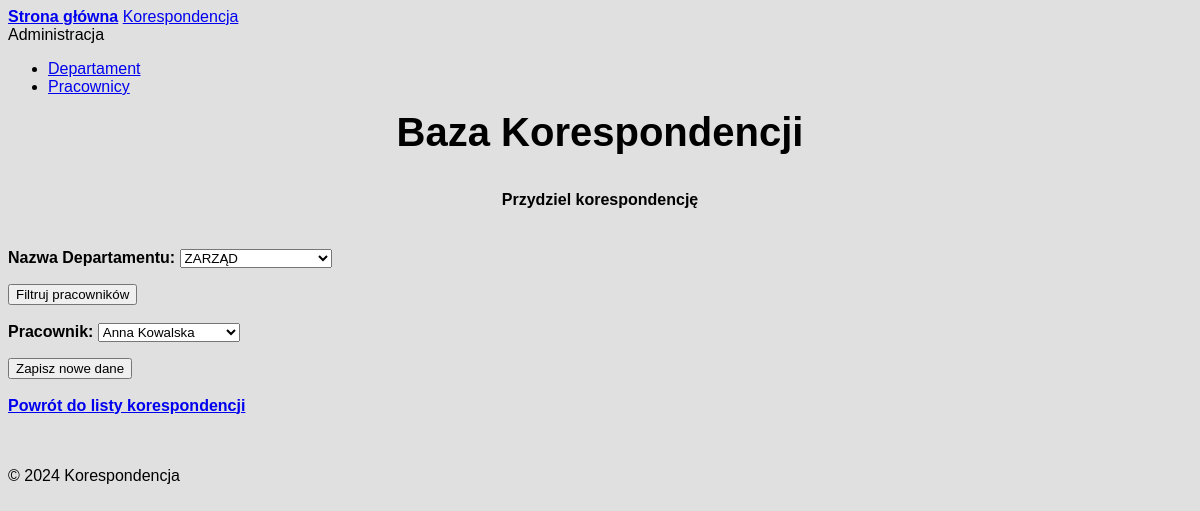
Before: /cor_update_record/1 with the older database file.
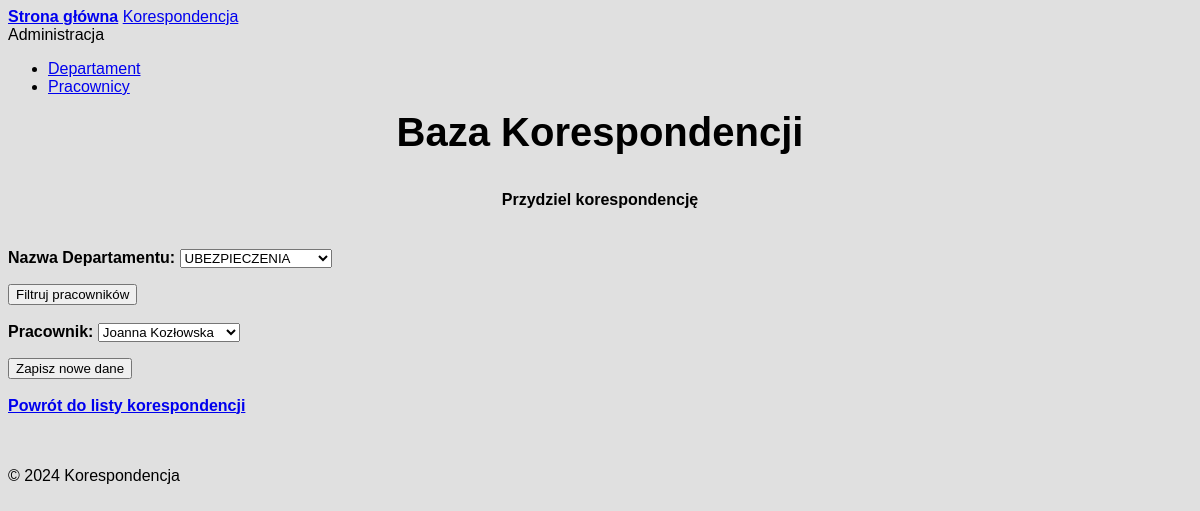
After: the same page with the newer database file.
### models.py (models this page shows, shortened)
class Correspondence(db.Model):
    __tablename__ = 'correspondence'
    corID = db.Column(db.Integer, primary_key=True)
    corSubject = db.Column(db.String(100), nullable=False, unique=False)
    corContent = db.Column(db.String(255), nullable=False, unique=False)
    corDate = db.Column(db.Date, nullable=False)
    corType = db.Column(db.Integer, nullable=False)
    corSenderName = db.Column(db.String(100), nullable=False)
    corSenderAddress = db.Column(db.String(255), nullable=False)
    corRecipientName = db.Column(db.String(100), nullable=False)
    corRecipientAddress = db.Column(db.String(255), nullable=False)
    depID = db.Column(db.Integer, db.ForeignKey("departament.depID"), nullable=True)
    empID = db.Column(db.Integer, db.ForeignKey("employee.empID"), nullable=True)
    attachments = db.relationship("Attachment", backref="correspondence", lazy=True)
    corStatus = db.Column(db.String(50), nullable=True)
    corDeadline = db.Column(db.Date, nullable=True)
    corComplited = db.Column(db.Date, nullable=True)

class Employee(db.Model):
    __tablename__ = 'employee'
    empID = db.Column(db.Integer, primary_key=True)
    empName = db.Column(db.String(100), nullable=False, unique=True)
    empEmail = db.Column(db.String(100), nullable=False, unique=True)
    empIsManager = db.Column(db.Boolean, default=False)
    depID = db.Column(db.Integer, db.ForeignKey('departament.depID'), nullable=False)
    correspondences = db.relationship('Correspondence', backref='employee', lazy=True)

### app.py (the view)
@app.route('/cor_update_record/<int:corID>', methods=['GET', 'POST'])
def cor_update_record(corID):
    record = Correspondence.query.get_or_404(corID)
    departaments = Departament.query.all()
    selected_depID = request.args.get('depID', record.depID)  # Jeśli GET, to z URL, jeśli POST to z formularza
    employees = Employee.query.filter_by(depID=selected_depID).all() if selected_depID else []
    if request.method == 'POST':
        if 'save' in request.form:
            record.depID = request.form.get('depID')
            record.empID = request.form.get('empID')
            db.session.commit()
            return redirect(url_for('cor_records'))
    return render_template(
        'cor_update_record.html',
        record=record,
        departaments=departaments,
        employees=employees,
        selected_depID=selected_depID
    )

### templates/cor_update_record.html (shortened to what this page needs)
{% extends 'base.html' %}
{% block content %}
<div class="container" align-items: center xmlns:align-items="http://www.w3.org/1999/xhtml"
     xmlns:text-align="http://www.w3.org/1999/xhtml">
    <div class="columns">
        <div class="column col-4">
            <br>
                <div class="bg-dark">
                    <span class="text-light">
                        <h4>Przydziel korespondencję</h4>
                    </span>
                </div>
        </div>
    </div>
    <div class="columns">
        <div class="column col-2">
            <div class="column col-12">
                <div class="text-center">
                    <form class="form-horizontal" method="GET" action="{{ url_for('cor_update_record', corID=record.corID) }}">
                        <b><label for="depID">Nazwa Departamentu:</label></b>
                        <select id="depID" name="depID" required>
                            {% for departament in departaments %}
                                <option value="{{ departament.depID }}"
                                    {% if departament.depID == selected_depID %} selected {% endif %}>
                                    {{ departament.depName }}
                                </option>
                            {% endfor %}
                        </select>
                        <button class="btn btn-grey" type="submit" name="filter" value="1">Filtruj pracowników</button>
                    </form>
                </div>
                    <br>
                </div>
            </div>
        <div class="column col-2">
                <div class="column col-10">
                    <div class="text-center">
                        <form class="form-horizontal" method="POST" action="{{ url_for('cor_update_record', corID=record.corID) }}">
                            <b><label for="empID">Pracownik: </label></b>
                            <select id="empID" name="empID" required>
                                {% for employee in employees %}
                                    <option value="{{ employee.empID }}"
                                            {% if employee.empID == record.empID %} selected {% endif %}>
                                        {{ employee.empName }}
                                    </option>
                                {% endfor %}
                            </select>
                            <button class="btn btn-primary" type="submit">Zapisz nowe dane</button>
                        </form>
                    </div>
                    <br>
                </div>
        </div>
    </div>
    <div class = columns>
        <div class="column col-12">
            <div class="text-center">
                <a href="{{ url_for('cor_records') }}"><b>Powrót do listy korespondencji</b></a>
            </div>
        </div>
    </div>
</div>
{% endblock %}

Changed rows visible on the page:
changed Correspondence: empID "Anna Kowalska" → "Joanna Kozłowska"
Other visible differences:
form field depID: "ZARZĄD" → "UBEZPIECZENIA"
